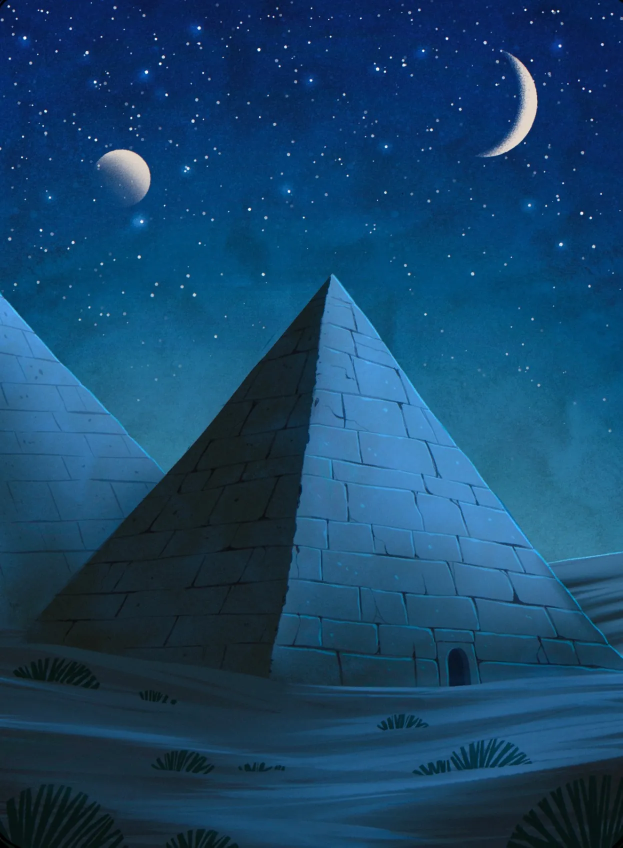
#> input picture elles-quiz/img/bg-pyramides.webp, 1245 x 1695 px, found by its file name (shown at 1/2 size)
$ python make_social.py ../img/bg-rosies-nuit.webp ../img/elles-groupe.webp
#> lines starting #> are read from the running program, lines starting #| are printed output that depends on the picture
"""Visuels réseaux sociaux (Instagram 4:5, 1080x1350) : un carrousel de 8 images et une image unique.
Aucun dessin créé : uniquement les visuels fournis. Usage : python3 -I tools/make_social.py <fredoka.ttf> <nunito.ttf>"""
import os, sys
from PIL import Image, ImageDraw, ImageFont, ImageFilter
fred, nun = sys.argv[1], sys.argv[2]
W, H = 1080, 1350
F = lambda p, n: ImageFont.truetype(p, n)
NB = " "
ELLES = [  # clé image, nom, couleur, accroche courte
    ("rose-pied", "Rose", (255, 79, 147), "Le cœur de la bande"),
    ("blonde", "Blonde", (255, 174, 43), "La compétitrice"),
    ("brune", "Châtain", (192, 118, 74), "La sensible au cœur d'artiste"),
    ("violette", "Violette", (168, 107, 255), "Le boute-en-train"),
    ("verte", "Verte", (32, 184, 148), "La discrète pleine de sagesse"),
    ("bleue", "Bleue", (42, 174, 224), "La stratège"),
]

def cover(path, focus=(.5, .5)):
#> called with path = 'img/bg-pyramides.webp', focus = (0.5, 0.2)
    im = Image.open(path).convert("RGB"); s = max(W / im.width, H / im.height)
#> in cover, im is the input picture: PIL image 1245x1695 RGB; mean R, G, B 22.5, 68.6, 105
#> after `s = max(W / im.width, H / im.height)`: s = 0.867
    im = im.resize((round(im.width * s), round(im.height * s)), Image.LANCZOS)
#> im: PIL image 1080x1470 RGB
    x = round((im.width - W) * focus[0]); y = round((im.height - H) * focus[1])
#> after `x = round((im.width - W) * focus[0])`: x = 0
#> after `y = round((im.height - H) * focus[1])`: y = 24
    return im.crop((x, y, x + W, y + H)).convert("RGBA")
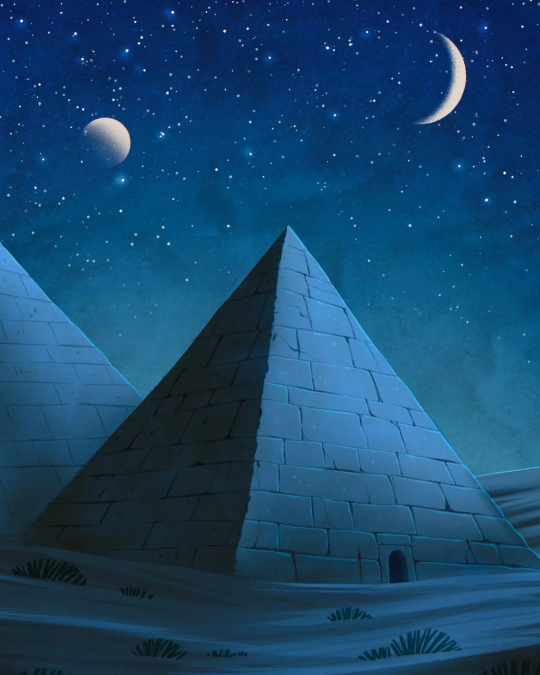
#> returned value: PIL image 1080x1350 RGBA (shown at 1/2 size); mean R, G, B, A 23, 70.8, 108.3, 255

# [5 lines left out: function cover_top, not called in this run]

def veil(im, top=120, bottom=235, start=.45):
    """voile sombre en haut (logo) et en bas (texte)"""
    ov = Image.new("RGBA", (W, H), (0, 0, 0, 0)); px = ov.load()
    for y in range(H):
        a = 0
        if y < 300: a = int(top * (1 - y / 300))
        if y > H * start: a = max(a, int(bottom * min(1, (y - H * start) / (H * (1 - start) * .75))))
        for x in range(W): px[x, y] = (24, 10, 52, a)
    im.alpha_composite(ov); return im

def halo(im, col, box):
#> called with col = (255, 79, 147), box = (120, 260, 960, 1060)
    h = Image.new("RGBA", (W, H), (0, 0, 0, 0)); ImageDraw.Draw(h).ellipse(box, fill=col + (165,))
#> after `h = Image.new('RGBA', (W, H), (0, 0, 0, 0))`: h: PIL image 1080x1350 RGBA; every value is 0
#> after `ImageDraw.Draw(h).ellipse(box, fill=col + (165,))`:
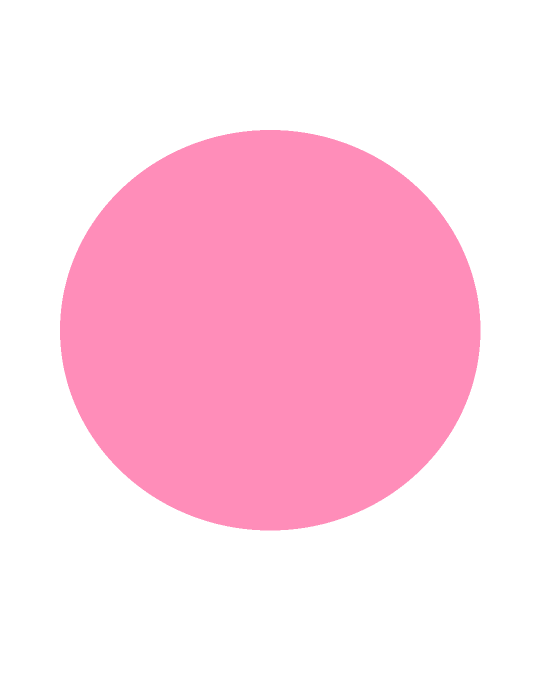
#> h: PIL image 1080x1350 RGBA (shown at 1/2 size); mean R, G, B, A 92.5, 28.7, 53.3, 59.9; transparent parts drawn white
    im.alpha_composite(h.filter(ImageFilter.GaussianBlur(90))); return im
#> after `im.alpha_composite(h.filter(ImageFilter.GaussianBlur(90)))`:
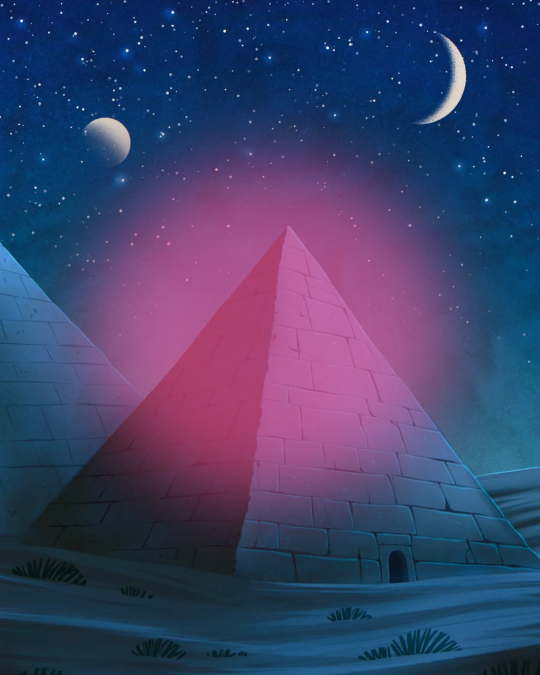
#> im: PIL image 1080x1350 RGBA (shown at 1/2 size); mean R, G, B, A 61.8, 65.1, 105.9, 255

# [4 lines left out: function paste, not called in this run]

def fit(g, maxw, maxh):
    s = min(maxw / g.width, maxh / g.height); return g.resize((round(g.width * s), round(g.height * s)), Image.LANCZOS)

def logo(im, w=300, y=64):
    lg = Image.open("img/logo.png").convert("RGBA"); lg = lg.resize((w, round(lg.height * w / lg.width)), Image.LANCZOS)
    wh = Image.new("RGBA", lg.size, (255, 255, 255, 255)); wh.putalpha(lg.split()[3]); im.alpha_composite(wh, ((W - w) // 2, y)); return im

def center(d, y, text, font, fill, stroke=0):
    w = d.textlength(text, font=font); d.text(((W - w) / 2, y), text, font=font, fill=fill, stroke_width=stroke, stroke_fill=(24, 10, 52)); return w

# [29 lines left out: functions pill, dots, title, group_slide, not called in this run]

# ---------- Carrousel
for i, (key, name, col, tag) in enumerate(ELLES, 1):
    im = cover("img/bg-pyramides.webp", (.5, .2)); halo(im, col, (120, 260, 960, 1060)); veil(im, bottom=250, start=.56)
#> in veil, `im.alpha_composite(ov)`:
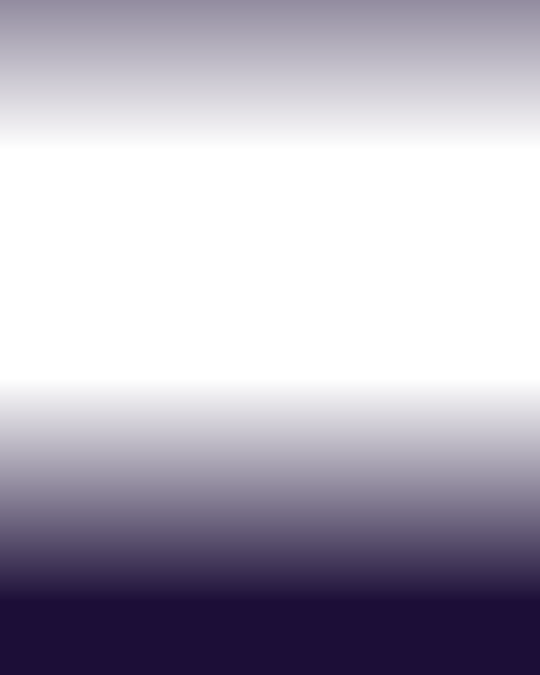
#> ov: PIL image 1080x1350 RGBA (shown at 1/2 size); mean R, G, B, A 24, 10, 52, 81.8; transparent parts drawn white
#> in veil, `im.alpha_composite(ov)`:
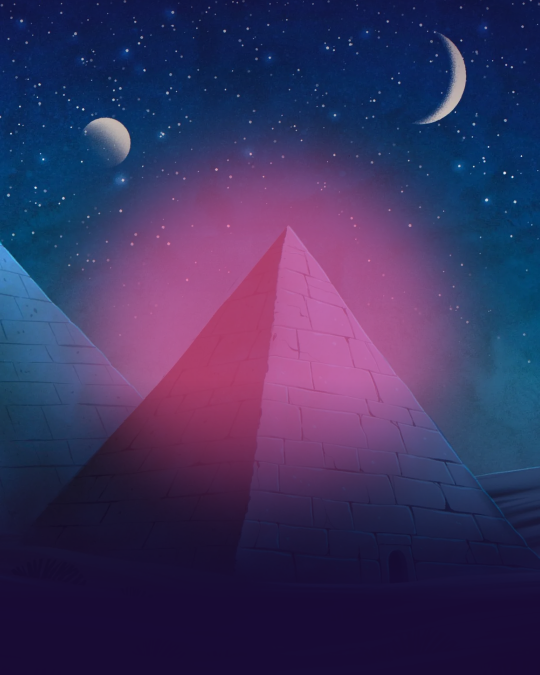
#> im: PIL image 1080x1350 RGBA (shown at 1/2 size); mean R, G, B, A 58.6, 49.8, 94.6, 255
#> (the run stopped early here; a loop or call above may not have finished)

$ run again, with elles-quiz/img/bg-cinema.webp copied over elles-quiz/img/bg-pyramides.webp
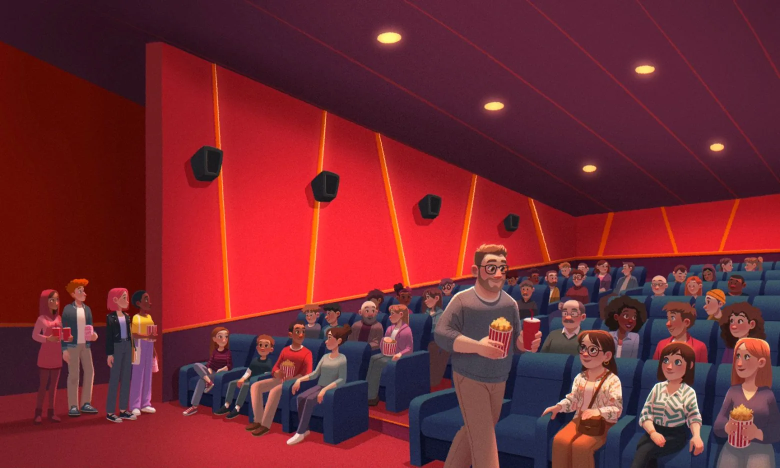
#> input picture elles-quiz/img/bg-cinema.webp, 1560 x 935 px, found by its file name (shown at 1/2 size)
#> in cover, im is the input picture: PIL image 1560x935 RGB; mean R, G, B 114.1, 40.2, 49.5
#> in cover, `return im.crop((x, y, x + W, y + H)).convert("RGBA")`:
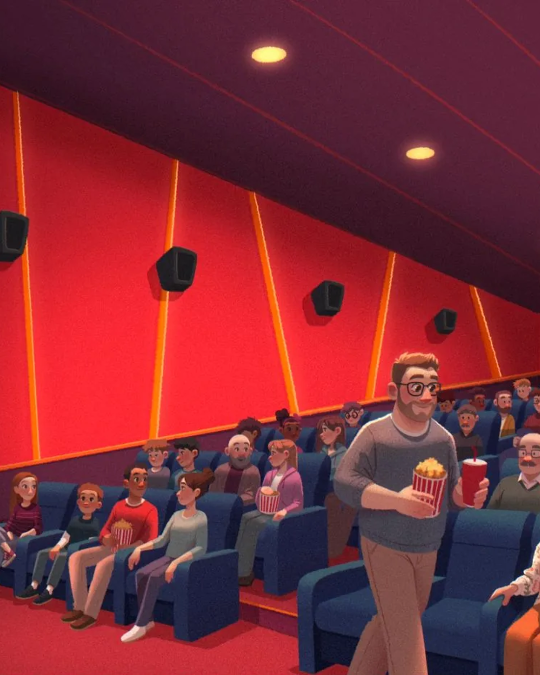
#> returned value: PIL image 1080x1350 RGBA (shown at 1/2 size); mean R, G, B, A 127.1, 43.6, 54.3, 255
#> h: PIL image 1080x1350 RGBA; every value is 0
#> in veil, `im.alpha_composite(ov)`:
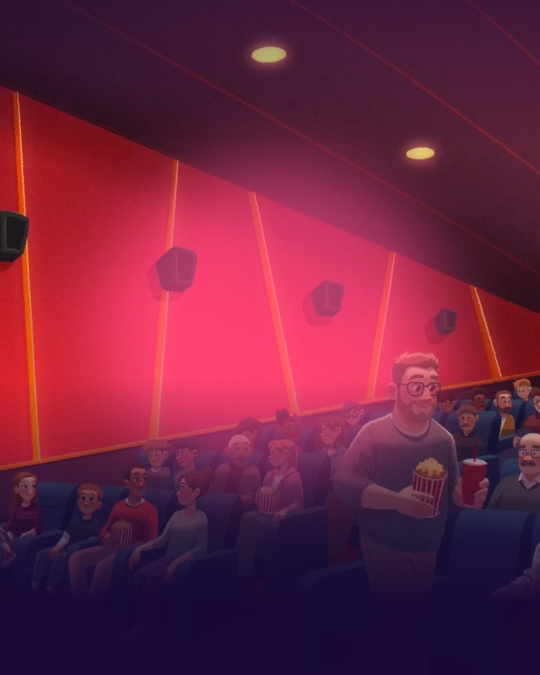
#> im: PIL image 1080x1350 RGBA (shown at 1/2 size); mean R, G, B, A 109.1, 34.5, 64.1, 255
